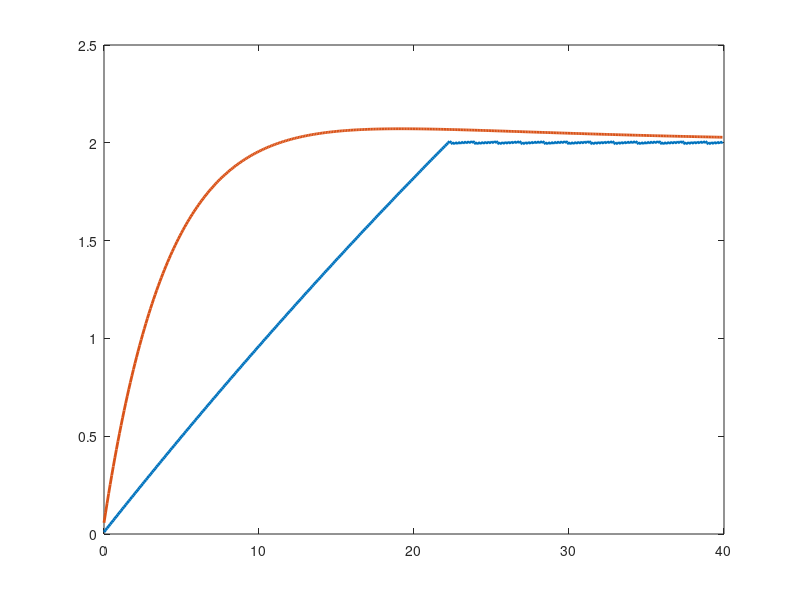

This chart was generated by the following MATLAB code: (Note: this script raises an error after producing the figure.)
clc;
clear;
close all;

% ==========================================================
% SIMULATION PARAMETERS
% ==========================================================

dt = 0.1;
time_steps = 400;

ambient_temperature = -5.0;
target_temperature = 2.0;

thermal_capacity = 8.0;
heat_loss = 0.08;

% ==========================================================
% PID PARAMETERS
% ==========================================================

Kp = 2.5;
Ki = 0.12;
Kd = 0.8;

% ==========================================================
% INITIAL CONDITIONS
% ==========================================================

temperature_pid = 0.0;
temperature_onoff = 0.0;

integral = 0.0;
previous_error = 0.0;

% ==========================================================
% STORAGE
% ==========================================================

time_axis = zeros(time_steps, 1);

pid_response = zeros(time_steps, 1);
onoff_response = zeros(time_steps, 1);

% ==========================================================
% SIMULATION LOOP
% ==========================================================

for step = 1:time_steps

    t = (step - 1) * dt;

    % ======================================================
    % ON/OFF CONTROLLER
    % ======================================================

    if temperature_onoff < target_temperature
        heating_onoff = 1.2;
    else
        heating_onoff = 0.0;
    end

    dT_onoff = (
        heating_onoff ...
        - heat_loss * (temperature_onoff - ambient_temperature)
    ) / thermal_capacity;

    temperature_onoff = temperature_onoff + dt * dT_onoff;

    % ======================================================
    % PID CONTROLLER
    % ======================================================

    error = target_temperature - temperature_pid;

    integral = integral + error * dt;

    derivative = (error - previous_error) / dt;

    control_signal = ...
        Kp * error + ...
        Ki * integral + ...
        Kd * derivative;

    % Saturation limits
    control_signal = max(0.0, min(control_signal, 5.0));

    dT_pid = (
        control_signal ...
        - heat_loss * (temperature_pid - ambient_temperature)
    ) / thermal_capacity;

    temperature_pid = temperature_pid + dt * dT_pid;

    previous_error = error;

    % ======================================================
    % STORE DATA
    % ======================================================

    time_axis(step) = t;

    pid_response(step) = temperature_pid;
    onoff_response(step) = temperature_onoff;

end

% ==========================================================
% PLOT
% ==========================================================

figure;

plot(time_axis, onoff_response, ...
    'LineWidth', 2);
hold on;

plot(time_axis, pid_response, ...
    'LineWidth', 2);

yline(target_temperature, '--');

xlabel('Time (s)');
ylabel('Temperature (°C)');

title('Controller Comparison');

legend( ...
    'ON/OFF Control', ...
    'PID Control', ...
    'Target Temperature' ...
);

grid on;

saveas(gcf, 'controller_comparison.png');
